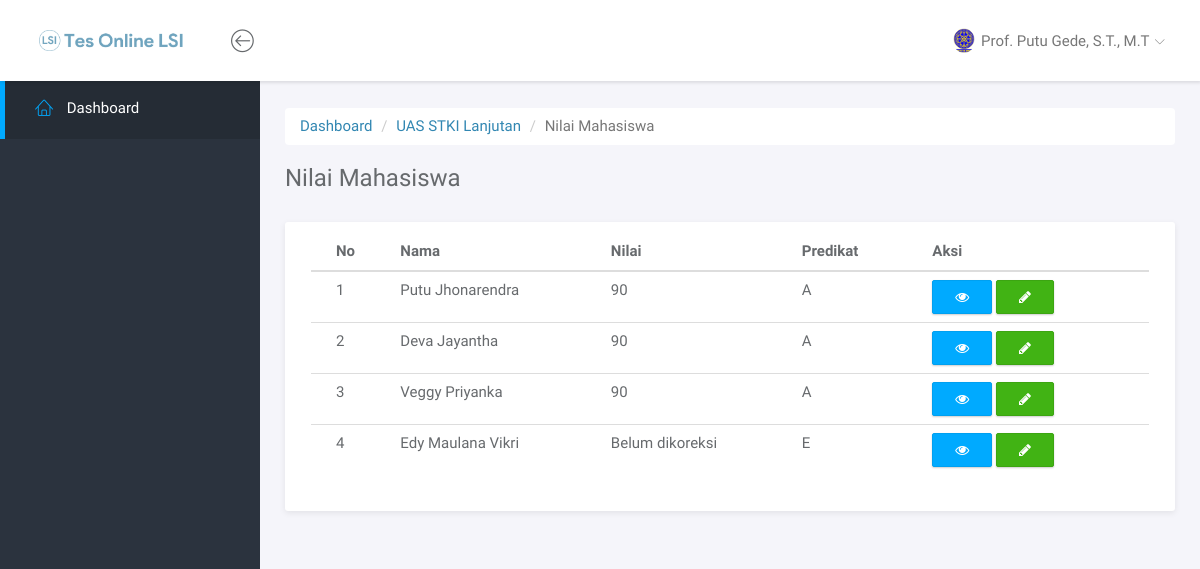
Page /dosen/1/lihat-nilai (signed in) on the committed database.
### tables this page shows
CREATE TABLE `tb_ujian` (
  `id_ujian` int(10) NOT NULL AUTO_INCREMENT,
  `nama_ujian` varchar(255) DEFAULT NULL,
  `tgl_buat_ujian` datetime DEFAULT NULL,
  `tgl_selesai_ujian` datetime DEFAULT NULL,
  `id_dosen` int(11) DEFAULT NULL,
  `status_ujian` enum('Aktif','Selesai','Dihapus') DEFAULT NULL,
  PRIMARY KEY (`id_ujian`),
  KEY `id_dosen` (`id_dosen`),
  CONSTRAINT `tb_ujian_ibfk_1` FOREIGN KEY (`id_dosen`) REFERENCES `tb_dosen` (`id_dosen`)
);

CREATE TABLE `tb_nilai_mhs` (
  `id` int(10) NOT NULL AUTO_INCREMENT,
  `id_ujian` int(10) DEFAULT NULL,
  `id_mhs` int(10) DEFAULT NULL,
  `nilai_mhs` float DEFAULT NULL,
  PRIMARY KEY (`id`),
  KEY `id_mhs` (`id_mhs`),
  KEY `id_ujian` (`id_ujian`),
  CONSTRAINT `tb_nilai_mhs_ibfk_1` FOREIGN KEY (`id_mhs`) REFERENCES `tb_mhs` (`id_mhs`),
  CONSTRAINT `tb_nilai_mhs_ibfk_2` FOREIGN KEY (`id_ujian`) REFERENCES `tb_ujian` (`id_ujian`)
);

CREATE TABLE `tb_mhs` (
  `id_mhs` int(10) NOT NULL AUTO_INCREMENT,
  `nama_mhs` varchar(255) DEFAULT NULL,
  `username_mhs` varchar(255) DEFAULT NULL,
  `password_mhs` varchar(255) DEFAULT NULL,
  PRIMARY KEY (`id_mhs`)
);

### include/dosen/content_nilai_mhs.php (the view, shortened to what this page needs)
<?php
	$id_ujian = $sluguri;
	$ujian = mysqli_query($conn, "SELECT * FROM tb_ujian WHERE id_ujian = $id_ujian");
	foreach ($ujian as $key) {
		$nama_ujian = $key['nama_ujian'];
	}
?>
<div class="main">
	<div class="main-content">
		<div class="container-fluid">
			<nav aria-label="breadcrumb" role="navigation">
			  <ol class="breadcrumb" style="background:#fff">
			    <li class="breadcrumb-item"><a href="<?php echo $web_url?>dosen">Dashboard</a></li>
			    <li class="breadcrumb-item"><a href="<?php echo $web_url."dosen/".$id_ujian?>"><?php echo $nama_ujian;?></a></li>
			    <li class="breadcrumb-item active" aria-current="page">Nilai Mahasiswa</li>
			  </ol>
			</nav>
			<h3 class="page-title">Nilai Mahasiswa</h3>
			<div class="panel">
				<div class="panel-body">
					<table class="table " id="dataTable" width="100%" cellspacing="0">
						<thead>
							<tr>
								<th>No</th>
								<th>Nama</th>
								<th>Nilai</th>
								<th>Predikat</th>
								<th>Aksi</th>
							</tr>
						</thead>
						<tbody>
							<?php
								$semua_nilai_mhs = mysqli_query($conn, "SELECT * FROM tb_nilai_mhs INNER JOIN tb_mhs ON tb_mhs.`id_mhs`=tb_nilai_mhs.`id_mhs` WHERE id_ujian=$id_ujian");
								if (mysqli_num_rows($semua_nilai_mhs)==0) {
							?>
							<tr>
								<td>Tidak ada data</td>
								<td>Tidak ada data</td>
								<td>Tidak ada data</td>
								<td>Tidak ada data</td>
								<td>Tidak ada data</td>
							</tr>
							<?php
								} else {
									$i=1;
									foreach ($semua_nilai_mhs as $nilai_mhs) {
							?>
								<tr>
									<td><?php echo $i?></td>
									<td><?php echo $nilai_mhs['nama_mhs']?></td>
									<td>
										<?php
											if($nilai_mhs['nilai_mhs']==0){
												echo "Belum dikoreksi";
											} else {
												echo $nilai_mhs['nilai_mhs'];
											}
										?>
									</td>
									<td>
										<?php
											if($nilai_mhs['nilai_mhs']>79){
												echo "A";
											} else if($nilai_mhs['nilai_mhs']>65){
												echo "B";
											} else if ($nilai_mhs['nilai_mhs']>50) {
												echo "C";
											} else if ($nilai_mhs['nilai_mhs']>40) {
												echo "D";
											} else {
												echo "E";
											}
										?>
									</td>
									<td>
										<a title="Periksa Jawaban" class="btn btn-primary" href="<?php echo $web_url."dosen/".$nilai_mhs['id_ujian']."/lihat-nilai/".$nilai_mhs['id_mhs'] ?>">
											<i class="fa fa-eye"></i>
										</a>
										<a title="Input Nilai" href="#" data-toggle="modal" data-target="#inputNilai<?php echo $nilai_mhs['id_mhs'] ?>"class="btn btn-success">
										<i class="fa fa-pencil"></i>
									</td>
								</tr>
							<?php
								$i++;
								}
							}
							?>
						</tbody>
					</table>
				</div>
			</div>
		</div>
	</div>
</div>

### template/css/main.css (style rules this page uses)
html { position: relative; min-height: 100%; }
body { background-color: #F3F5F8; font-family: "Source Sans Pro", sans-serif; font-size: 15px; color: #676a6d; }
a { color: #3287B2; }
th { font-weight: 600; }
.page-title { margin-top: 0; margin-bottom: 30px; font-weight: 300; }
#wrapper .main { -webkit-transition: all 0.3s ease-in-out; -moz-transition: all 0.3s ease-in-out; -ms-transition: all 0.3s ease-in-out; -o-transition: all 0.3s ease-in-out; transition: all 0.3s ease-in-out; width: calc(100% - 260px); left: 0; position: relative; float: right; background-color: #f5f5fa; }
#wrapper #sidebar-nav, #wrapper .main { padding-top: 80px; }
.main-content { padding: 28px 10px; }
html.fullscreen-bg, html.fullscreen-bg body, html.fullscreen-bg #wrapper { height: 100%; }
.btn { -webkit-border-radius: 2px; -moz-border-radius: 2px; border-radius: 2px; -moz-box-shadow: 0px 1px 2px 0 rgba(0, 0, 0, 0.2); -webkit-box-shadow: 0px 1px 2px 0 rgba(0, 0, 0, 0.2); box-shadow: 0px 1px 2px 0 rgba(0, 0, 0, 0.2); padding: 6px 22px; }
.btn-primary { background-color: #00AAFF; border-color: #00a0f0; }
.btn-success { background-color: #41B314; border-color: #3ca512; }
.panel { -webkit-border-radius: 3px; -moz-border-radius: 3px; border-radius: 3px; -moz-box-shadow: 0 2px 6px rgba(0, 0, 0, 0.08); -webkit-box-shadow: 0 2px 6px rgba(0, 0, 0, 0.08); box-shadow: 0 2px 6px rgba(0, 0, 0, 0.08); background-color: #fff; margin-bottom: 30px; }
.panel .panel-heading, .panel .panel-body, .panel .panel-footer { padding-left: 25px; padding-right: 25px; }
.panel .panel-body { padding-top: 10px; padding-bottom: 15px; }
.panel .table > thead > tr > td:first-child, .panel .table > thead > tr > th:first-child, .panel .table > tbody > tr > td:first-child, .panel .table > tbody > tr > th:first-child, .panel .table > tfoot > tr > td:first-child, .panel .table > tfoot > tr > th:first-child { padding-left: 25px; }
.panel .table > thead > tr > td:last-child, .panel .table > thead > tr > th:last-child, .panel .table > tbody > tr > td:last-child, .panel .table > tbody > tr > th:last-child, .panel .table > tfoot > tr > td:last-child, .panel .table > tfoot > tr > th:last-child { padding-left: 25px; }

### rows in the picture
tb_ujian: nama_ujian "UAS STKI Lanjutan"
tb_nilai_mhs: id_mhs.nama_mhs "Putu Jhonarendra", nilai_mhs "90", shows "A"
tb_nilai_mhs: id_mhs.nama_mhs "Deva Jayantha", nilai_mhs "90", shows "A"
tb_nilai_mhs: id_mhs.nama_mhs "Veggy Priyanka", nilai_mhs "90", shows "A"
tb_nilai_mhs: id_mhs.nama_mhs "Edy Maulana Vikri", nilai_mhs "Belum dikoreksi"

### other values in the picture
$_SESSION['nama_dosen'] "Prof. Putu Gede, S.T., M.T"
